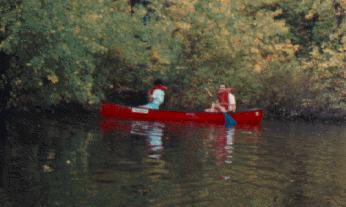
%> input picture image/canoe.tif, 346 x 207 px
$ octave index_image.m   (GNU Octave 9; MATLAB toolbox functions it lacks are replaced by stand-ins)
%> lines starting %> are read from the running program, lines starting %| are printed output that depends on the picture
% read indexed image

% info = imfinfo('canoe.tif');
a = imread('canoe.tif');
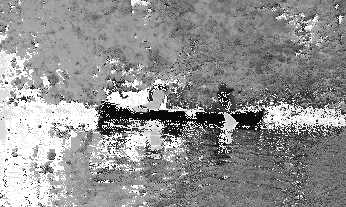
%> a: size 207x346 uint8; min 7, max 255, mean 145.5
[b, bmap] = imread('canoe.tif');
%> bmap = 256 rows, first 12: [1 1 1; 1 1 0; 1 0 1; 1 0 0; 0 1 1; 0 1 0; 0 0 1; 0 0 0; 0.518 0 0; 0.451 0 0; 0.388 0 0; 0.549 0.0627 0.0627]

subplot(121), imshow(a), title('black white image'); subplot(122), imshow(b, bmap), title('color image');
%> after `title('color image')`:
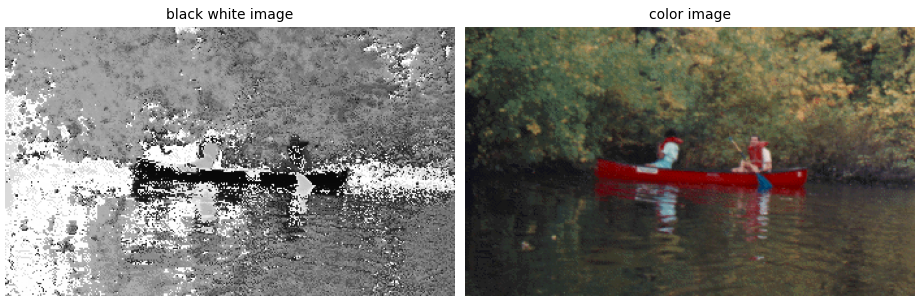
%> figure redrawn from the program's plot data, 2 panels

$ run again, with image/kids.tif copied over image/canoe.tif
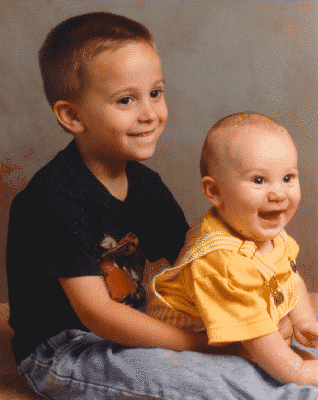
%> input picture image/kids.tif, 318 x 400 px
%> `a = imread('canoe.tif');`:
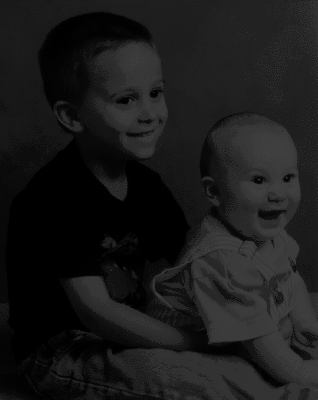
%> a: size 400x318 uint8; min 0, max 63, mean 26.1
%> bmap = 256 rows, first 12: [0.098 0.0941 0.102; 0.145 0.102 0.11; 0.161 0.141 0.18; 0.22 0.122 0.102; 0.243 0.157 0.137; 0.22 0.184 0.212; 0.247 0.235 0.282; 0.314 0.149 0.102; 0.329 0.204 0.157; 0.412 0.173 0.0902; 0.424 0.231 0.137; 0.318 0.247 0.243]
%> `title('color image')`:
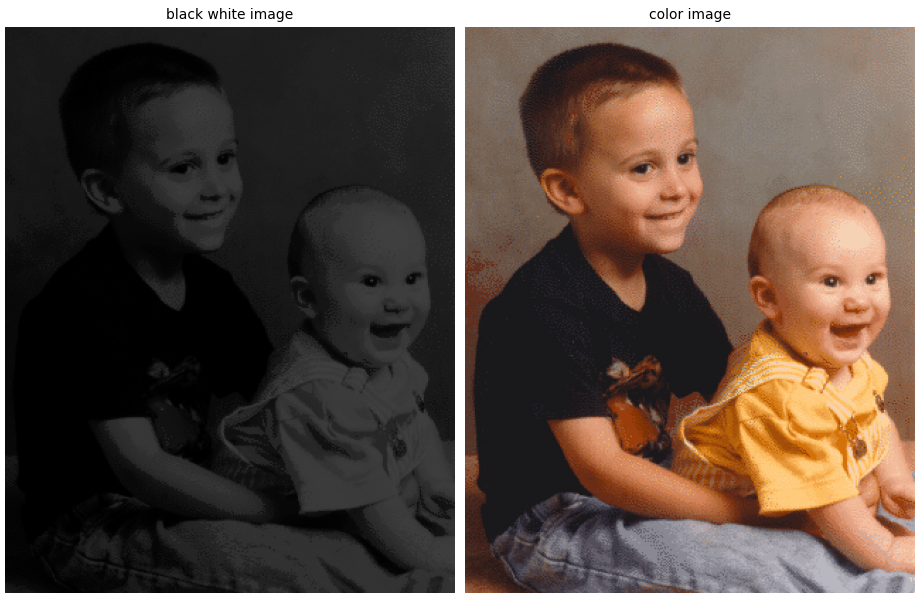
%> figure redrawn from the program's plot data, 2 panels

$ run again, with image/m83.tif copied over image/canoe.tif
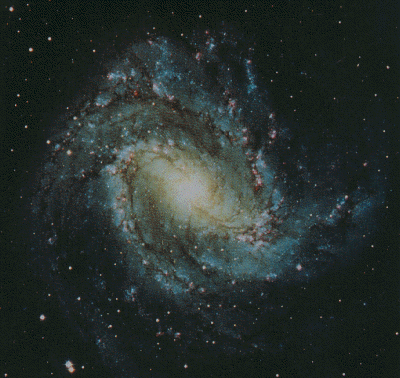
%> input picture image/m83.tif, 400 x 378 px
%> `a = imread('canoe.tif');`:
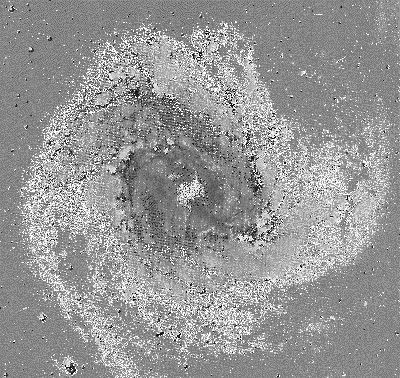
%> a: size 378x400 uint8; min 8, max 255, mean 149.9
%> bmap = 256 rows, first 12: [1 1 1; 1 1 0; 1 0 1; 1 0 0; 0 1 1; 0 1 0; 0 0 1; 0 0 0; 0.42 0.192 0.192; 0.482 0.259 0.259; 0.322 0.192 0.192; 0.259 0.161 0.161]
%> `title('color image')`:
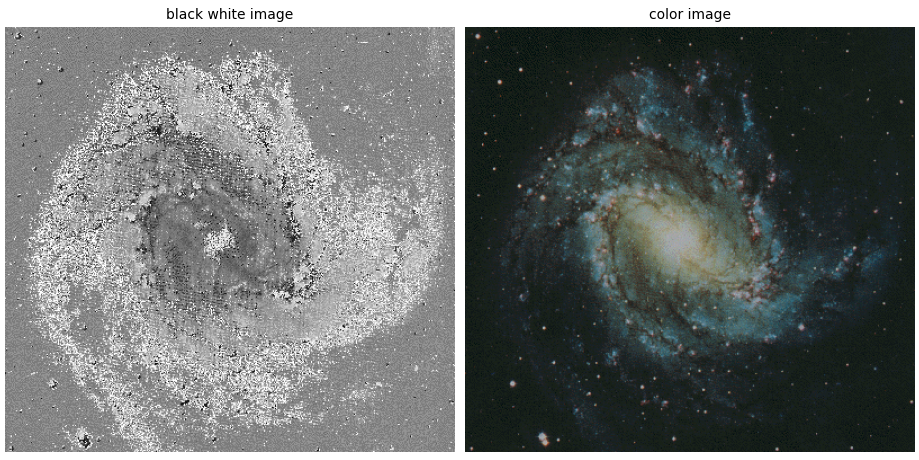
%> figure redrawn from the program's plot data, 2 panels
